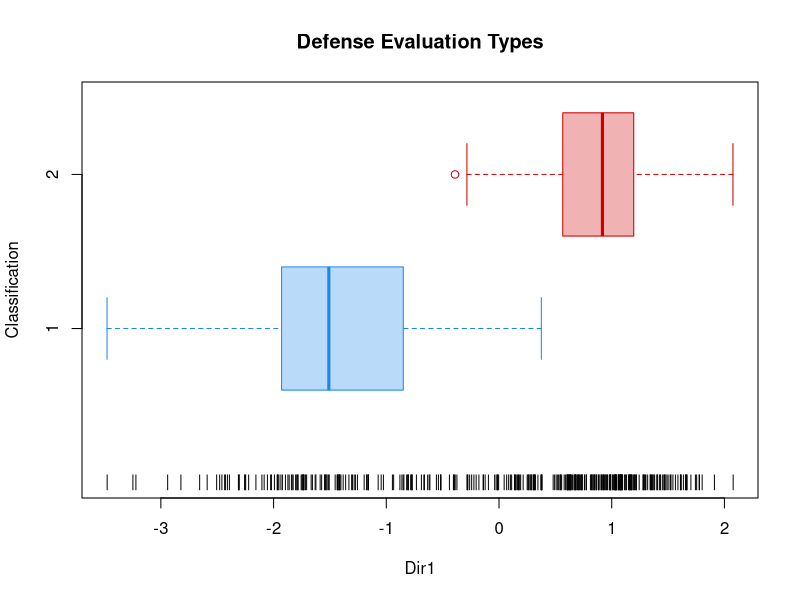
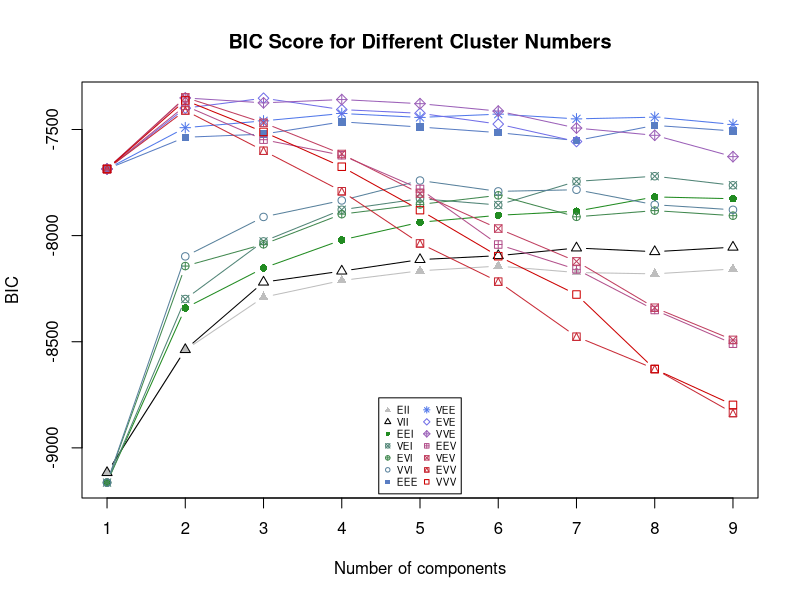
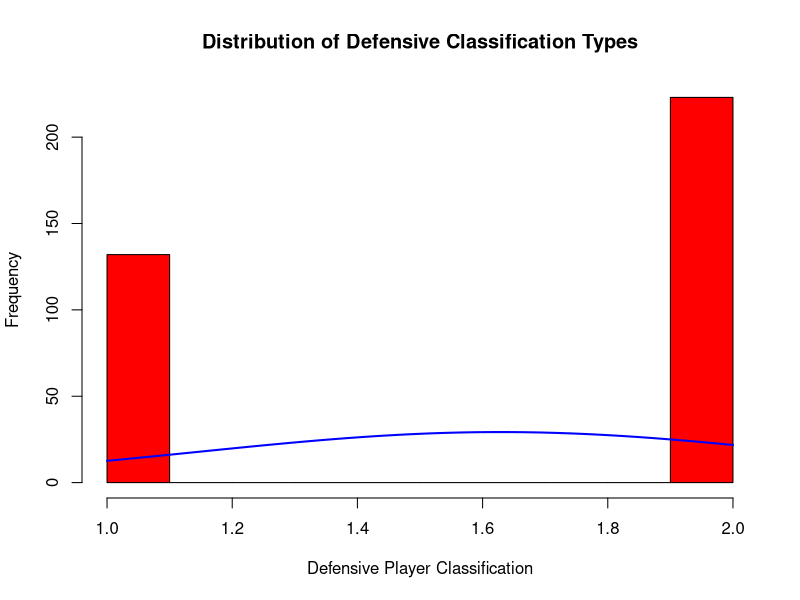

Source code (R) for these figures, in order:
library(mclust)
# cat("\014")  
if (getwd() == '/home/neil'){
  setwd('projects/colonel-cluster/population')  
}
# read csv and merge
zone_data = read.csv('./data/zone_shooting.csv', header=TRUE)
speed_data = read.csv('./data/speed.csv', header=TRUE)
hustle_data = read.csv('./data/hustle.csv', header=TRUE)
overall_data = read.csv('./data/overall_defense.csv', header=TRUE)
player_data = read.csv('./data/players.csv', header=TRUE)

data = merge(zone_data, speed_data, by=c('PLAYER_ID', 'PLAYER_NAME', 'TEAM_ID', 'TEAM_ABBREVIATION'))
data = merge(data, hustle_data, by=c('PLAYER_ID', 'PLAYER_NAME', 'TEAM_ID', 'TEAM_ABBREVIATION'))
data = merge(data, overall_data, by=c('PLAYER_ID', 'PLAYER_NAME', 'TEAM_ID', 'TEAM_ABBREVIATION'))
data = merge(data, player_data, by=c('PLAYER_ID', 'PLAYER_NAME', 'TEAM_ID', 'TEAM_ABBREVIATION'))

# any player that does not average ten or more minutes should be removed
data = data[data$MIN >= 10,]
data = data[data$GP >= 5,]

# subset for columns used in calculations
data = subset(data, select = c(
  'PLAYER_NAME',
  'TEAM_ABBREVIATION',
  'MIN',
  'AVG_SPEED_OFF',
  'AVG_SPEED_DEF',
  'BLK',
  'CONTESTED_SHOTS',
  'CONTESTED_SHOTS_2PT',
  'CONTESTED_SHOTS_3PT',
  'DEFLECTIONS',
  'DREB',
  'LOOSE_BALLS_RECOVERED',
  'OPP_FGA_RA',
  'OPP_FG_PCT_RA',
  'OPP_FGA_NRA',
  'OPP_FG_PCT_NRA',
  'OPP_FGA_MR',
  'OPP_FG_PCT_MR',
  'OPP_FGA_LC3',
  'OPP_FG_PCT_LC3',
  'OPP_FGA_RC3',
  'OPP_FG_PCT_RC3',
  'OPP_FGA_AB3',
  'OPP_FG_PCT_AB3',
  'STL',
  'HEIGHT'
  ))

########################################
# Make time factor to normalize to per 40  min for each metric
########################################
data = transform(data, TIME_NORMAL = 40 / MIN)


########################################
# Make products of volume and percentage, then segment skills to three zones: paint, mid range, and three
########################################

data = transform(data, OPP_FGA_RA = OPP_FGA_RA*TIME_NORMAL)
data = transform(data, OPP_NRA = OPP_FGA_NRA*TIME_NORMAL)
data = transform(data, OPP_MR = OPP_FGA_MR*TIME_NORMAL)
data = transform(data, OPP_LC3 = OPP_FGA_LC3*TIME_NORMAL)
data = transform(data, OPP_RC3 = OPP_FGA_RC3*TIME_NORMAL)
data = transform(data, OPP_AB3 = OPP_FGA_AB3*TIME_NORMAL)

data = transform(data, CONTESTED_SHOTS_2PT = (CONTESTED_SHOTS_2PT*TIME_NORMAL)/(OPP_FGA_RA + OPP_FGA_NRA + OPP_MR))
data = transform(data, CONTESTED_SHOTS_3PT = (CONTESTED_SHOTS_3PT*TIME_NORMAL)/(OPP_LC3 + OPP_RC3 + OPP_AB3))
data = transform(data, DEFLECTIONS = DEFLECTIONS*TIME_NORMAL)
data = transform(data, DREB = DREB*TIME_NORMAL)
data = transform(data, STL = STL*TIME_NORMAL)
data = transform(data, BLK = BLK*TIME_NORMAL)
data = transform(data, BLK_PER_SHOT = BLK/(OPP_FGA_RA + OPP_FGA_NRA + OPP_MR + OPP_LC3 + OPP_RC3 + OPP_AB3))
data = transform(data, LOOSE_BALLS_RECOVERED = LOOSE_BALLS_RECOVERED*TIME_NORMAL)

data = transform(data, OPP_PAINT = (OPP_NRA + OPP_NRA)/2)
data = transform(data, OPP_CORNER_THREE = (OPP_LC3 + OPP_RC3)/2)
data = transform(data, OPP_ABOVE_KEY = OPP_AB3)
data = transform(data, OPP_MR = (OPP_MR + OPP_NRA)/2)


data = subset(data, select = c(
  'PLAYER_NAME',
  'TEAM_ABBREVIATION',
  'CONTESTED_SHOTS_2PT',
  'CONTESTED_SHOTS_3PT',
  'DEFLECTIONS',
  'BLK_PER_SHOT',
  'DREB',
  'STL',
  'BLK',
  'LOOSE_BALLS_RECOVERED',
  'AVG_SPEED_DEF',
  'HEIGHT'
))

data[mapply(is.infinite, data)] = 0 
data = na.omit(data)

write.csv(data, './data/cluster_metrics.csv', row.names = FALSE, quote = FALSE)

names = data['PLAYER_NAME']
data$PLAYER_NAME = NULL

teams = data['TEAM_ABBREVIATION']
data$TEAM_ABBREVIATION = NULL

data = scale(data)

overall_data = subset(data, select = c(
  'CONTESTED_SHOTS_2PT',
  'CONTESTED_SHOTS_3PT',
  'BLK_PER_SHOT',
  'DEFLECTIONS',
  'STL',
  'LOOSE_BALLS_RECOVERED',
  'DREB',
  'AVG_SPEED_DEF',
  'HEIGHT'
))


# overall_model
data = overall_data

BIC = mclustBIC(data)
mod1 = Mclust(data, x = BIC, G=1:10)
print('############################')
print('Overall Model')
print('############################')
summary_clusters = summary(mod1, parameters = TRUE)
distribution_clusters = summary(mod1, parameters = TRUE)$pro
mean_clusters = summary(mod1, parameters = TRUE)$mean
print(summary(mod1, parameters = TRUE))
overall_data = cbind(overall_data, PLAYER_NAME = names)
overall_data = cbind(overall_data, TEAM_ABBREVIATION = teams)
overall_data = cbind(overall_data, CLUSTER = mod1$classification)

png('./plots/overall_cluster.png', width=1800,height=1300,res=300)
mod1dr = MclustDR(mod1, lambda = 1)
plot(mod1dr, what = "scatterplot")
title(main="Defense Evaluation Types", col.main="black")
dev.off()

png('./plots/overall_cluster_number.png', width=1800,height=1300,res=300)
plot(BIC, legendArgs = list(x = "bottom", cex=0.6))
title(main="BIC Score for Different Cluster Numbers", col.main="black")
dev.off()

png('./plots/distribution_of_clusters.png', width=1800,height=1300,res=300)
x <- overall_data$CLUSTER 
h<-hist(x, breaks=10, col="red", xlab="Defensive Player Classification", 
        main="Distribution of Defensive Classification Types") 
xfit<-seq(min(x),max(x),length=40) 
yfit<-dnorm(xfit,mean=mean(x),sd=sd(x)) 
yfit <- yfit*diff(h$mids[1:2])*length(x) 
lines(xfit, yfit, col="blue", lwd=2)
dev.off()

write.csv(overall_data,file='./data/overall_cluster.csv',row.names=FALSE,quote=FALSE)
write.csv(mean_clusters,file='./data/mean_cluster.csv',row.names=FALSE,quote=FALSE)
